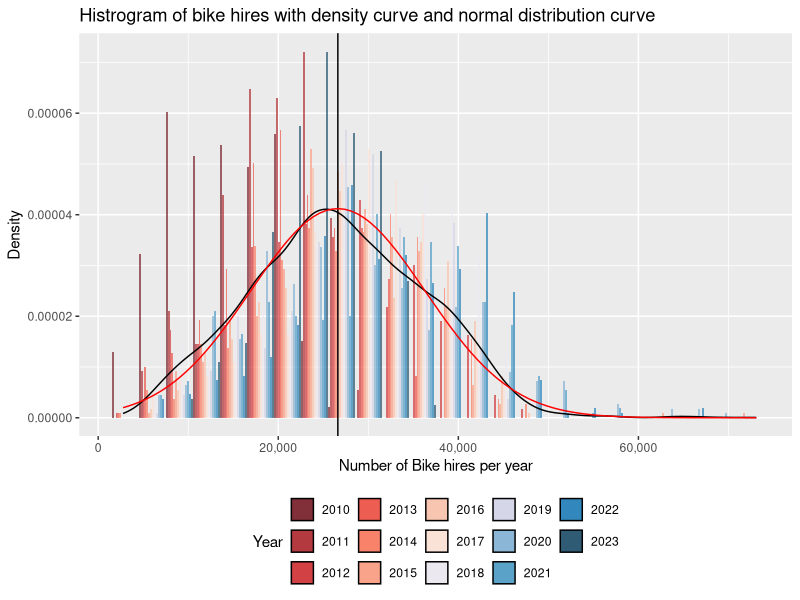
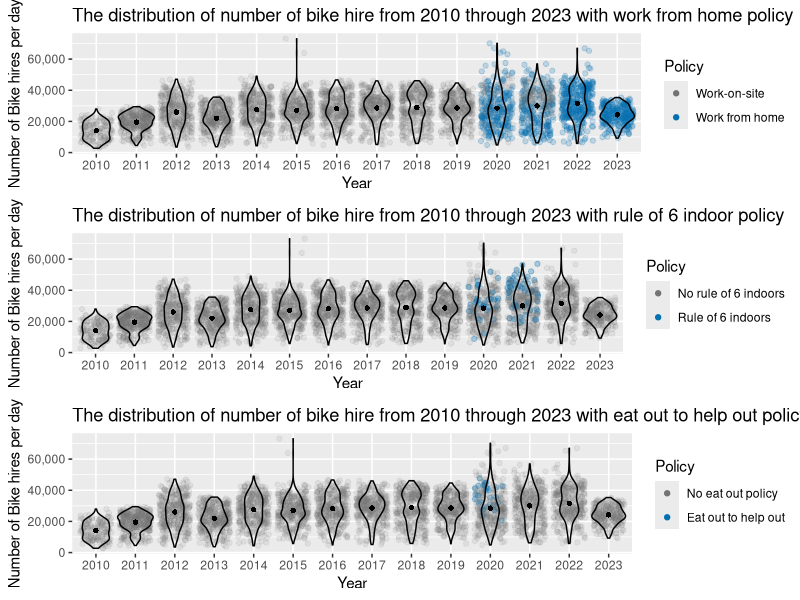
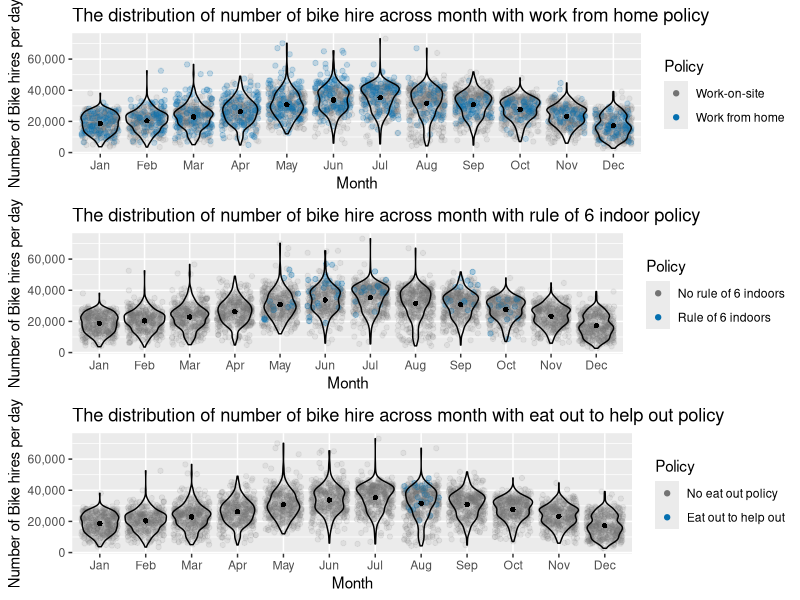
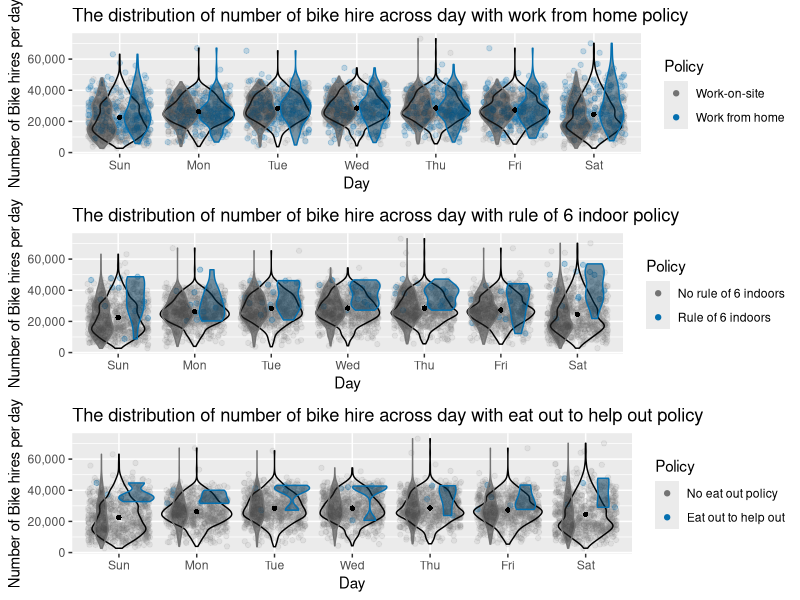
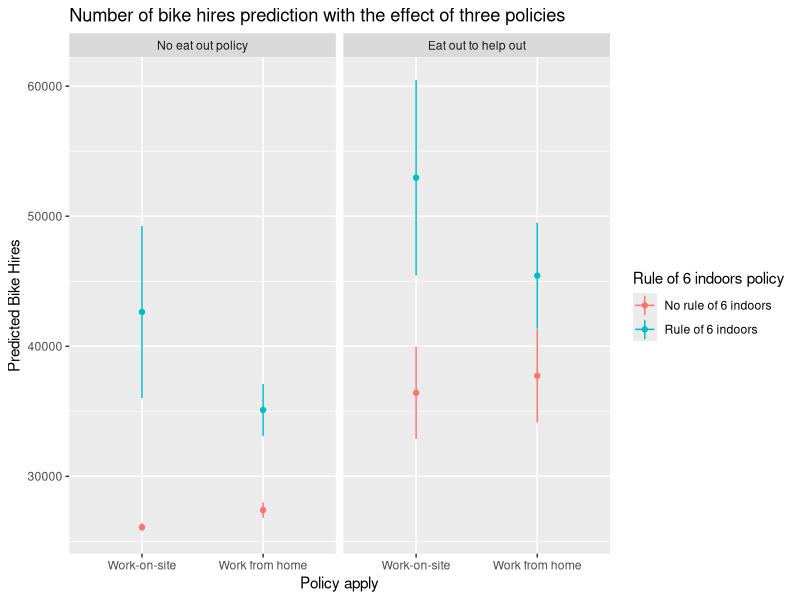
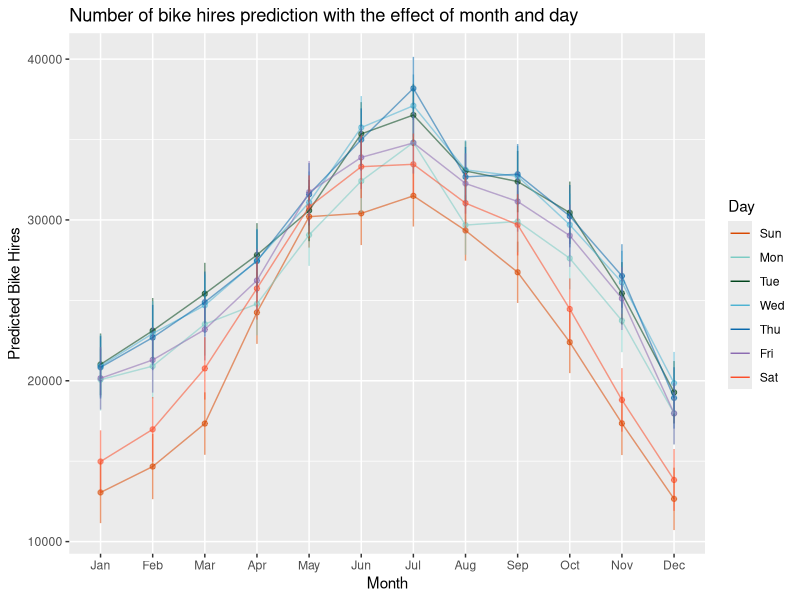

These figures' R source, in order:
## ---- chunk 1
knitr::opts_chunk$set(warning = FALSE, message = FALSE) 
library(tidyverse)
library(Hmisc)
library(emmeans)
library(car)
library(gridExtra)
options(width = 100)

## ---- chunk 2
# Read datafile and assign to 'bike' variable
bike <- read_csv('London_COVID_bikes.csv')
## ---- chunk 3
# Check data integrity
str(bike) #Check data type
## ---- chunk 4
# Change data type of interested variables to factor (wfh, rule_of_6_indoors, eat_out_to_help_out, day, month and year)
bike <- bike %>% mutate(day=factor(day, levels=c("Sun", "Mon", "Tue", "Wed", "Thu", "Fri", "Sat")))
bike <- bike %>% mutate(month=factor(month, levels=c("Jan", "Feb", "Mar", "Apr", "May", "Jun", "Jul", "Aug", "Sep", "Oct", "Nov", "Dec")))
bike <- bike %>% mutate(year=factor(year, levels=2010:2023))
bike <- bike %>% mutate(wfh=factor(wfh, levels=c(0,1), labels=c("Work-on-site", "Work from home")))
bike <- bike %>% mutate(rule_of_6_indoors=factor(rule_of_6_indoors, levels=c(0,1), labels=c("No rule of 6 indoors", "Rule of 6 indoors")))
bike <- bike %>% mutate(eat_out_to_help_out=factor(eat_out_to_help_out, levels=c(0,1), labels=c("No eat out policy", "Eat out to help out")))


str(bike) #Check data type again
                        
## ---- chunk 5
# Use summary to observe the statistical information of the interested data
summary(bike)

# Found incorrect record in year 2021 which is not leap year but have 366 records (probably duplicated record)
summary(bike$year)
## ---- chunk 6
# Get duplicated records
bike %>% filter(date == bike[duplicated(bike$date),'date']) # Two duplicated records were from December 13, 2021 which have differ in Work from home variable (one record have 0 and another have 1) which we decide to remove record with 0 due to the policy was effective on December 13, 2021 (https://www.gov.uk/government/news/prime-minister-confirms-move-to-plan-b-in-england)

which(grepl('2021-12-13', bike$date)) # Get row number of duplicated records, which are 4155 and 4156

bike <- bike[-4155,] # Remove specific duplicated records 
## ---- chunk 7
# We also found that the minimum of Hires is zero which is abnormal because we focus on analyse the data of bike hire services when the service is available. Found 2 records in Hires which have 0 bike hire, on 2022-09-10 and 2022-09-11 because it was not open on that weekend (https://londonist.com/london/transport/no-santander-cycle-hire-on-weekend-of-10-11-september), since we want to analyse the effect of the three COVID policies on bike hire, the data should only come from the date that bike rental is open for service. Thus, we should remove these 2 records.

bike %>% filter(Hires == 0)
bike <- bike %>% filter(!Hires == 0)

## ---- chunk 8
# Plot data on Hires

color_1 <- c("#67000d", "#a50f15","#cb181d","#ef3b2c","#fb6a4a","#fc9272", "#fcbba1","#fee0d2","#ece7f2","#d0d1e6",  "#74a9cf","#3690c0", "#0570b0", "#023858")

ggplot(data=bike)+
  geom_histogram(aes(x=Hires, y=..density.. ,fill = year),position = "dodge", binwidth = 3000, alpha=0.6)+
  labs(x="Number of Bike hires per year", y="Density", title="Histrogram of bike hires with density curve and normal distribution curve")+
  scale_fill_manual(values = color_1, name="Year")+
  geom_vline(xintercept = mean(bike$Hires), colour="black" )+
  geom_density(aes(x=Hires, y=..density..), colour="black" ,alpha=0.5)+
  stat_function(fun=function(x) {dnorm(x, mean=mean(bike$Hires), sd=sd(bike$Hires))}, col="red", alpha=1)+
  scale_x_continuous(labels = scales::comma)+
  scale_y_continuous(labels = scales::comma)+
  theme(legend.position="bottom")

## ---- chunk 9
# Plot the distribution of three policies across year
alpha_1 <- ifelse(bike$wfh=="Work from home", 0.2, 0.1)
alpha_2 <- ifelse(bike$rule_of_6_indoors=="Rule of 6 indoors", 0.3, 0.1)
alpha_3 <- ifelse(bike$eat_out_to_help_out=="Eat out to help out", 0.3, 0.1)
color_2 <- c("#737373", "#0570b0")

grid.arrange(
ggplot(data=bike, aes(y=Hires, x=year, col=wfh))+
  labs(x="Year", y="Number of Bike hires per day", title="The distribution of number of bike hire from 2010 through 2023 with work from home policy", color="Policy")+
  scale_colour_manual(values = color_2)+
  geom_jitter(position = position_jitter(0.4), alpha=alpha_1)+
  geom_violin(color="black",  alpha=0.005)+
  stat_summary(show.legend = FALSE,fun = "mean", geom = "point", color = "black", aes(shape="mean"))+
  scale_y_continuous(labels = scales::comma),

ggplot(data=bike, aes(y=Hires, x=year, col=rule_of_6_indoors))+
  labs(x="Year", y="Number of Bike hires per day", title="The distribution of number of bike hire from 2010 through 2023 with rule of 6 indoor policy", color="Policy")+
  scale_colour_manual(values = color_2)+
  geom_jitter(position = position_jitter(0.4), alpha=alpha_2)+
  geom_violin(color="black",  alpha=0.005)+
  stat_summary(show.legend = FALSE,fun = "mean", geom = "point", color = "black", aes(shape="mean"))+
  scale_y_continuous(labels = scales::comma),

ggplot(data=bike, aes(y=Hires, x=year, col=eat_out_to_help_out))+
  labs(x="Year", y="Number of Bike hires per day", title="The distribution of number of bike hire from 2010 through 2023 with eat out to help out policy", color="Policy")+
  scale_colour_manual(values = color_2)+
  geom_jitter(position = position_jitter(0.4), alpha=alpha_3)+
  geom_violin(color="black",  alpha=0.005)+
  stat_summary(show.legend = FALSE,fun = "mean", geom = "point", color = "black", aes(shape="mean"))+
  scale_y_continuous(labels = scales::comma)

,nrow=3)


## ---- chunk 10
# Plot the distribution of three policies across month

grid.arrange(
ggplot(data=bike, aes(y=Hires, x=month, col=wfh))+
  labs(x="Month", y="Number of Bike hires per day", title="The distribution of number of bike hire across month with work from home policy", color="Policy")+
  scale_colour_manual(values = color_2)+
  geom_jitter(position = position_jitter(0.4), alpha=alpha_1)+
  geom_violin(color="black",  alpha=0.005)+
  stat_summary(show.legend = FALSE,fun = "mean", geom = "point", color = "black", aes(shape="mean"))+
  scale_y_continuous(labels = scales::comma),

ggplot(data=bike, aes(y=Hires, x=month, col=rule_of_6_indoors))+
  labs(x="Month", y="Number of Bike hires per day", title="The distribution of number of bike hire across month with rule of 6 indoor policy", color="Policy")+
  scale_colour_manual(values = color_2)+
  geom_jitter(position = position_jitter(0.4), alpha=alpha_2)+
  geom_violin(color="black",  alpha=0.005)+
  stat_summary(show.legend = FALSE,fun = "mean", geom = "point", color = "black", aes(shape="mean"))+
  scale_y_continuous(labels = scales::comma),

ggplot(data=bike, aes(y=Hires, x=month, col=eat_out_to_help_out))+
  labs(x="Month", y="Number of Bike hires per day", title="The distribution of number of bike hire across month with eat out to help out policy", color="Policy")+
  scale_colour_manual(values = color_2)+
  geom_jitter(position = position_jitter(0.4), alpha=alpha_3)+
  geom_violin(color="black",  alpha=0.005)+
  stat_summary(show.legend = FALSE,fun = "mean", geom = "point", color = "black", aes(shape="mean"))+
  scale_y_continuous(labels = scales::comma)

, nrow=3)

## ---- chunk 11
# Plot the distribution of three policies across day
color_3 <- c("#252525", "#023858")

grid.arrange(
ggplot(data=bike, aes(y=Hires, x=day, col=wfh))+
  labs(x="Day", y="Number of Bike hires per day", title="The distribution of number of bike hire across day with work from home policy", color="Policy")+
  scale_colour_manual(values = color_2)+
  geom_jitter(position = position_jitter(0.4), alpha=alpha_1)+
  geom_violin(color="black",  alpha=0.005)+
  geom_violin(aes(fill=wfh),  alpha=0.5,show.legend = FALSE)+
  scale_fill_manual(values = color_3)+
  stat_summary(show.legend = FALSE,fun = "mean", geom = "point", color = "black", aes(shape="mean"))+
  scale_y_continuous(labels = scales::comma),

ggplot(data=bike, aes(y=Hires, x=day, col=rule_of_6_indoors))+
  labs(x="Day", y="Number of Bike hires per day", title="The distribution of number of bike hire across day with rule of 6 indoor policy", color="Policy")+
  scale_colour_manual(values = color_2)+
  geom_jitter(position = position_jitter(0.4), alpha=alpha_2)+
  geom_violin(color="black",  alpha=0.005)+
  geom_violin(aes(fill=rule_of_6_indoors), alpha=0.5,show.legend = FALSE)+
  scale_fill_manual(values = color_3)+
  stat_summary(show.legend = FALSE,fun = "mean", geom = "point", color = "black", aes(shape="mean"))+
  scale_y_continuous(labels = scales::comma),

ggplot(data=bike, aes(y=Hires, x=day, col=eat_out_to_help_out))+
  labs(x="Day", y="Number of Bike hires per day", title="The distribution of number of bike hire across day with eat out to help out policy", color="Policy")+
  scale_colour_manual(values = color_2)+
  geom_jitter(position = position_jitter(0.4), alpha=alpha_3)+
  geom_violin(color="black", alpha=0.005)+
  geom_violin(aes(fill=eat_out_to_help_out), alpha=0.5,show.legend = FALSE)+
  scale_fill_manual(values = color_3)+
  stat_summary(show.legend = FALSE,fun = "mean", geom = "point", color = "black", aes(shape="mean"))+
  scale_y_continuous(labels = scales::comma)

, nrow=3)


## ---- chunk 12
# Check Multicollinearity between 3 policies, days, months, years, and bike hires
# Because 3 policies, days, months and years are categorical data, we will use VIF test to test correlation between 3 policies and days/months/years

# Create regression model to compute VIF score
m.bike.3pols.d.m.y <- lm(Hires ~ wfh + rule_of_6_indoors + eat_out_to_help_out + day + month + year, data = bike)
vif(m.bike.3pols.d.m.y)

# We found that the VIF of working from home policy and year of record is highly multicollinear with other variable (It is probably because the policy was announced in 2020 and continue apply until 2023, which make it predictable by year. While other policies were apply for short period of time compare to working from home policy).
## ---- chunk 13
# Create regression model by removing year from the model and compute VIF score
m.bike.3pols.d.m <- lm(Hires ~ wfh + rule_of_6_indoors + eat_out_to_help_out + day + month, data = bike)
vif(m.bike.3pols.d.m)

# The VIF (GVIF) of model without show less multicollinearity.
## ---- chunk 14
# Create regression model predicting bike hires by using three policies as predictor, then compare the adjusted R-square of model with and without interaction between each policy

# 3 policies without interaction

# Create regression model
m.bike.policy <- lm(Hires ~  eat_out_to_help_out + wfh + rule_of_6_indoors  , data = bike)
summary(m.bike.policy)
## ---- chunk 15
# Create regression model to analyse effect of 3 policies with interaction on bike hire
m.bike.policy.iter <- lm(Hires ~  wfh * eat_out_to_help_out * rule_of_6_indoors  , data = bike)
summary(m.bike.policy.iter)

# The adjusted R-squared of the model with interaction show better result compare to model without interaction but the model result also show that the eat out to help out campaign have less number of records (28 records) and not have enough power to predict the effect, it shows NA when interact with work from home and rule of 6 indoors banned policies. 

## ---- chunk 16
# Create interaction model by remove the interaction between eat out to help out policy to reduce the complexity of the model.

# Create regression model of 3 policies with interaction between work from home and rule of 6 indoors banned policies

m.bike.eat.iter <- lm(Hires ~  eat_out_to_help_out + wfh * rule_of_6_indoors  , data = bike)

## ---- chunk 17
# Compare model with and without interaction by using ANOVA to see improvement after add interaction effect
anova(m.bike.policy, m.bike.eat.iter)
## ---- chunk 18
# Using ANOVA and emmeans to see the interaction effect of work from home and rule of 6 indoors policies
anova(m.bike.eat.iter)
(  m.bike.eat.iter.emm <- emmeans(m.bike.eat.iter, ~eat_out_to_help_out + wfh * rule_of_6_indoors)  )

## ---- chunk 19

# Plot prediction to show interaction effect of work from home and rule of 6 indoors
ggplot(summary(m.bike.eat.iter.emm), aes(x=wfh, y=emmean, ymin=lower.CL, ymax=upper.CL, colour=rule_of_6_indoors)) + 
  geom_point() + 
  geom_linerange() + 
  labs(x="Policy apply", y="Predicted Bike Hires", colour="Rule of 6 indoors policy", title="Number of bike hires prediction with the effect of three policies") + 
  facet_grid(.~eat_out_to_help_out) +  
  geom_line()
## ---- chunk 20
# Using summary and confint to get effect and confident interval of model
summary(m.bike.eat.iter)
cbind(coef(m.bike.eat.iter), confint(m.bike.eat.iter))
## ---- chunk 21
# Because VIF value show that year is multicollinear with WFH, so we will not use it for controlling variable.

# We start look into effect of day on bike hires

# Adding day as control variable to the regression model we already created above.
m.bike.withday <- lm(Hires ~  eat_out_to_help_out + day + wfh * rule_of_6_indoors, data = bike)
summary(m.bike.withday) # Day variable has significant main effect to the bike hires
## ---- chunk 22
# Create another model with interaction effect of day on work from home, 6 indoors and eat out policy
m.bike.withday.wfh.iter <- lm(Hires ~  eat_out_to_help_out + day * wfh + wfh * rule_of_6_indoors, data = bike)
summary(m.bike.withday.wfh.iter) # The interaction effect of day to work from home also significant for almost day, except Saturday.
## ---- chunk 23
m.bike.withday.wfh.6indoors.iter <- lm(Hires ~  eat_out_to_help_out + day * wfh + day * rule_of_6_indoors + wfh * rule_of_6_indoors, data = bike)
summary(m.bike.withday.wfh.6indoors.iter) # The interaction effect of day to rule of 6 indoors policy is not statistically significant.
## ---- chunk 24
m.bike.withday.wfh.6indoors.eat.iter <- lm(Hires ~  eat_out_to_help_out + day * wfh + day * rule_of_6_indoors + day * eat_out_to_help_out  + wfh * rule_of_6_indoors, data = bike)
summary(m.bike.withday.wfh.6indoors.eat.iter) # There was no interaction effect between day and eat out policy.
## ---- chunk 25
# Using ANOVA to compare the improvement of models when controlling day
anova(m.bike.eat.iter, m.bike.withday, m.bike.withday.wfh.iter, m.bike.withday.wfh.6indoors.iter, m.bike.withday.wfh.6indoors.eat.iter)
## ---- chunk 26
# The effect of month on bike hires

# Adding month as control variable to the regression model we already created above.
m.bike.withmonth <- lm(Hires ~  eat_out_to_help_out + month + wfh * rule_of_6_indoors, data = bike)
summary(m.bike.withmonth) # Month variable itself has significant main effect to the bike hires
## ---- chunk 27
# Create another model with interaction effect of day on work from home, 6 indoors and eat out policy
m.bike.withmonth.wfh.iter <- lm(Hires ~  eat_out_to_help_out + month * wfh + wfh * rule_of_6_indoors, data = bike)
summary(m.bike.withmonth.wfh.iter) # The interaction effect of month to work from home is significant for some months
## ---- chunk 28
m.bike.withmonth.wfh.6indoors.iter <- lm(Hires ~  eat_out_to_help_out + month * wfh + month * rule_of_6_indoors + wfh * rule_of_6_indoors, data = bike)
summary(m.bike.withmonth.wfh.6indoors.iter) # The interaction effect of month to rule of 6 indoors policy is not statistically significant.
## ---- chunk 29
m.bike.withmonth.wfh.6indoors.eat.iter <- lm(Hires ~  eat_out_to_help_out + month * wfh + month * rule_of_6_indoors + month * eat_out_to_help_out  + wfh * rule_of_6_indoors, data = bike)
summary(m.bike.withmonth.wfh.6indoors.eat.iter) # There was no prediction power for interaction effect between month and eat out policy.
## ---- chunk 30
# Using ANOVA to compare the improvement of models when controlling day
anova(m.bike.eat.iter, m.bike.withmonth, m.bike.withmonth.wfh.iter, m.bike.withmonth.wfh.6indoors.iter, m.bike.withmonth.wfh.6indoors.eat.iter)
## ---- chunk 31
color_4 <- c( "#d94801", "#7bccc4", "#00441b", "#4eb3d3", "#0868ac", "#8c6bb1","#fc4e2a" )

# Plot the interaction effect of day and month
m.bike.withdaymonth <- lm(Hires ~ day*month, data = bike)
m.bike.withdaymonth.emm <- emmeans(m.bike.withdaymonth, ~day*month)

ggplot(summary(m.bike.withdaymonth.emm), aes(x=month, y=emmean, ymin=lower.CL, ymax=upper.CL, colour=day, group=day, alpha=0.5))+ 
  scale_colour_manual(values = color_4)+
  geom_point(show.legend = FALSE) + 
  geom_linerange(show.legend = FALSE) + 
  labs(x="Month", y="Predicted Bike Hires", colour="Day", title = "Number of bike hires prediction with the effect of month and day") + 
  geom_line()+
  guides(alpha = "none")

## ---- chunk 32
# Create another regression model by adding both day and month as predictor
m.bike.withdaymonth.wfh.iter <- lm(Hires ~  eat_out_to_help_out + day * wfh + month * wfh + wfh * rule_of_6_indoors, data = bike)
summary(m.bike.withdaymonth.wfh.iter)
## ---- chunk 33
# Create another regression model by include interaction effect between day and month
m.bike.withdaymonth.wfh.iter2 <- lm(Hires ~  eat_out_to_help_out + day * wfh + month * wfh + day * month + wfh * rule_of_6_indoors, data = bike)
summary(m.bike.withdaymonth.wfh.iter2)
## ---- chunk 34
# Using ANOVA to compare the improvement between model

anova(m.bike.eat.iter, m.bike.withdaymonth.wfh.iter, m.bike.withdaymonth.wfh.iter2)
